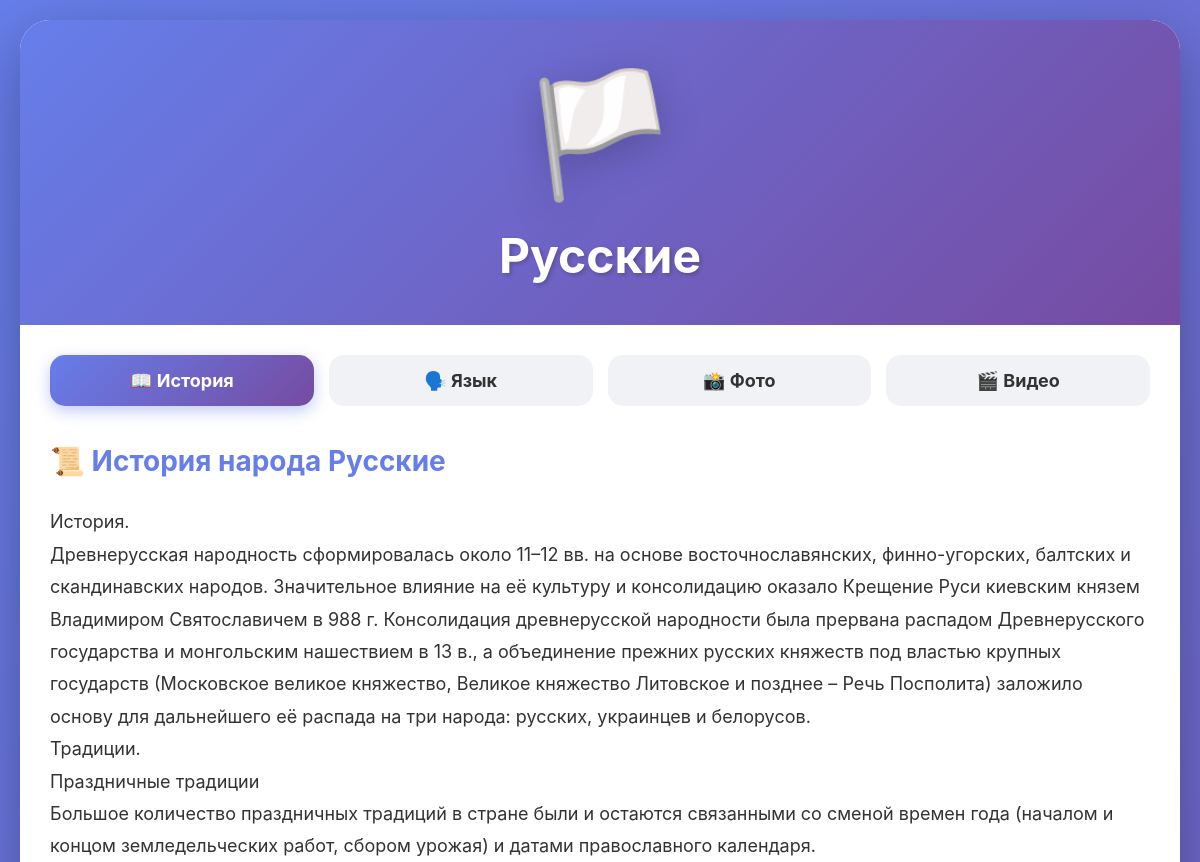
/3/ (upper part), run on an earlier commit of the app's database.
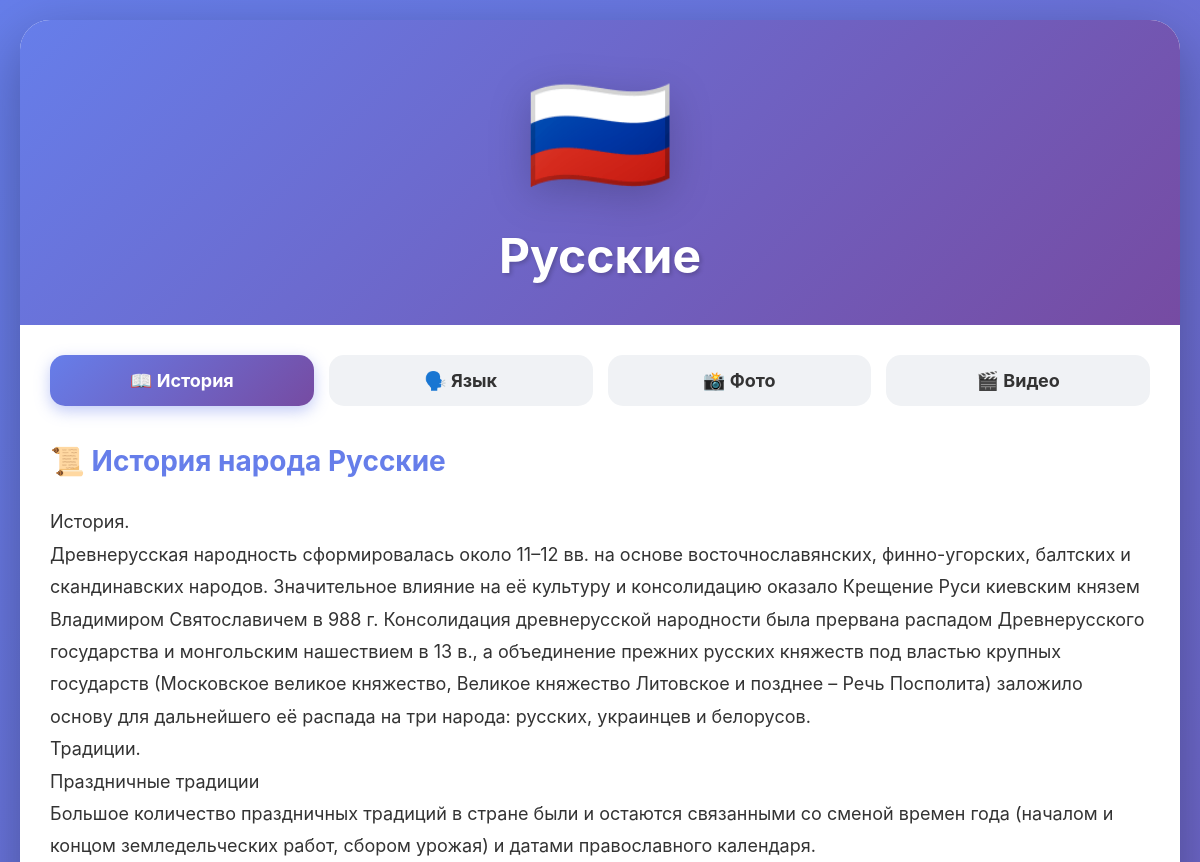
And on a later commit of the database.
### peoples/models.py (models this page shows, shortened)
class Nation(models.Model):
    name = models.CharField(max_length=100, verbose_name="Название народа")
    flag_emoji = models.CharField(max_length=10, default='🏳️', verbose_name="Флаг (эмодзи)")
    short_description = models.CharField(max_length=200, blank=True, verbose_name="Краткое описание")
    history_text = models.TextField(verbose_name="История народа")
    language_features = models.TextField(verbose_name="Особенности языка",
                                         help_text="Напишите про грамматику, интересные факты, алфавит и т.д.")
    photo1 = models.ImageField(upload_to='peoples/photos/', blank=True, null=True, verbose_name="Фото 1")
    photo2 = models.ImageField(upload_to='peoples/photos/', blank=True, null=True, verbose_name="Фото 2")
    photo3 = models.ImageField(upload_to='peoples/photos/', blank=True, null=True, verbose_name="Фото 3")
    VIDEO_HOST_CHOICES = [
        ('vk', 'ВКонтакте'),
        ('rutube', 'RUTUBE'),
    ]
    video_host = models.CharField(
        max_length=20,
        choices=VIDEO_HOST_CHOICES,
        default='rutube',
        verbose_name="Видеохостинг",
        help_text="Выберите где разместить видео"
    )
    video_url = models.URLField(blank=True, verbose_name="Ссылка на видео")
    video_embed_code=models.TextField(
        blank=True,
        verbose_name="Код для вставки (Для вк)",
        help_text="Для ВКонтакте: скопируйте embed код из видео"
    )
    audio_file = models.FileField(upload_to='peoples/audio/', blank=True, null=True, verbose_name="Аудио (песня/речь)")
    class Meta:
        verbose_name = "Народ"
        verbose_name_plural = "Народы"

### peoples/views.py (the view)
# urls.py: path('<int:nation_id>/', views.nation_detail, name='nation_detail'),
def nation_detail(request, nation_id):
    nation = get_object_or_404(Nation, id=nation_id)
    return render(request, 'nation_detail.html', {'nation': nation})

### peoples/templates/nation_detail.html (shortened to what this page needs)
<!DOCTYPE html>
<html lang="ru">
<head>
</head>
<body>
    <div class="container">
        <div class="nation-card">
            <div class="header">
                <div class="flag">{{ nation.flag_emoji }}</div>
                <h1>{{ nation.name }}</h1>
            </div>
            <div class="nav-buttons">
                <button class="tab-btn active" onclick="openTab(event, 'history')">📖 История</button>
                <button class="tab-btn" onclick="openTab(event, 'language')">🗣️ Язык</button>
                <button class="tab-btn" onclick="openTab(event, 'gallery')">📸 Фото</button>
                <button class="tab-btn" onclick="openTab(event, 'video')">🎬 Видео</button>
            </div>
            <div class="tab-content">
                <div id="history" class="tab-pane active">
                    <div class="text-block">
                        <h3>📜 История народа {{ nation.name }}</h3>
                        <p>{{ nation.history_text|linebreaks }}</p>
                    </div>
                </div>
        </div>
    </div>
</body>
</html>

What changed in the data, as far as the page shows it:
changed Nation "Русские": flag_emoji "🏳️" → "🇷🇺"
